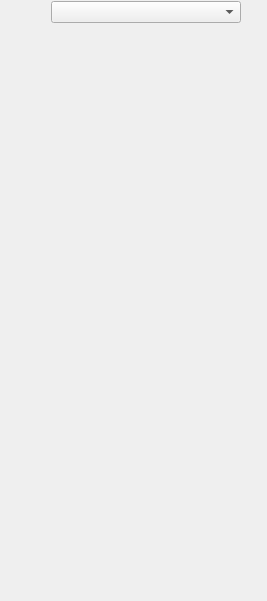
<?xml version="1.0" encoding="UTF-8"?>
<ui version="4.0">
 <class>DAPlotManageWidget</class>
 <widget class="QWidget" name="DAPlotManageWidget">
  <property name="geometry">
   <rect>
    <x>0</x>
    <y>0</y>
    <width>267</width>
    <height>601</height>
   </rect>
  </property>
  <property name="windowTitle">
   <string>Chart Manage</string>
  </property>
  <layout class="QVBoxLayout" name="verticalLayout">
   <property name="spacing">
    <number>1</number>
   </property>
   <property name="leftMargin">
    <number>1</number>
   </property>
   <property name="topMargin">
    <number>1</number>
   </property>
   <property name="rightMargin">
    <number>1</number>
   </property>
   <property name="bottomMargin">
    <number>1</number>
   </property>
   <item>
    <layout class="QHBoxLayout" name="horizontalLayout">
     <property name="spacing">
      <number>1</number>
     </property>
     <item>
      <widget class="QToolButton" name="toolButtonExpandAll">
       <property name="text">
        <string/>
       </property>
       <property name="icon">
        <iconset resource="../icon.qrc">
         <normaloff>:/DAGui/icon/expand-all.svg</normaloff>:/DAGui/icon/expand-all.svg</iconset>
       </property>
       <property name="autoRaise">
        <bool>true</bool>
       </property>
      </widget>
     </item>
     <item>
      <widget class="QToolButton" name="toolButtonCollapseAll">
       <property name="text">
        <string/>
       </property>
       <property name="icon">
        <iconset resource="../icon.qrc">
         <normaloff>:/DAGui/icon/collapse.svg</normaloff>:/DAGui/icon/collapse.svg</iconset>
       </property>
       <property name="autoRaise">
        <bool>true</bool>
       </property>
      </widget>
     </item>
     <item>
      <widget class="QComboBox" name="comboBoxFigure"/>
     </item>
     <item>
      <widget class="QToolButton" name="toolButtonFigureSetting">
       <property name="text">
        <string/>
       </property>
       <property name="icon">
        <iconset resource="../icon.qrc">
         <normaloff>:/DAGui/icon/setting.svg</normaloff>:/DAGui/icon/setting.svg</iconset>
       </property>
       <property name="autoRaise">
        <bool>true</bool>
       </property>
      </widget>
     </item>
    </layout>
   </item>
   <item>
    <widget class="QStackedWidget" name="stackedWidget"/>
   </item>
  </layout>
 </widget>
 <resources>
  <include location="../icon.qrc"/>
 </resources>
 <connections/>
</ui>
